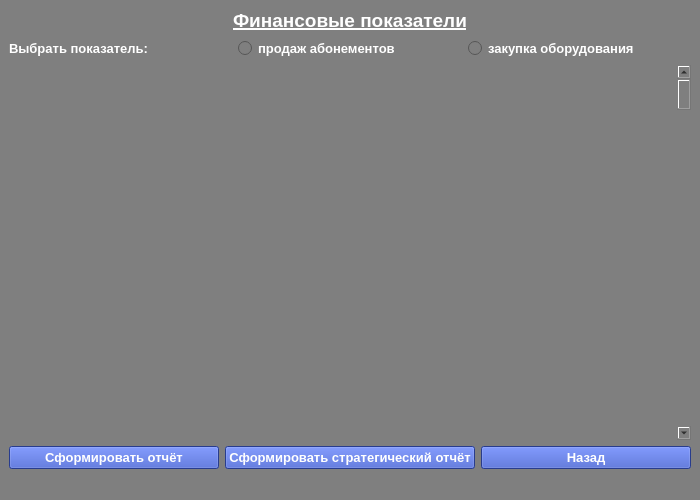
<?xml version="1.0" encoding="UTF-8"?>
<ui version="4.0">
 <class>MainWindow</class>
 <widget class="QMainWindow" name="MainWindow">
  <property name="geometry">
   <rect>
    <x>0</x>
    <y>0</y>
    <width>700</width>
    <height>500</height>
   </rect>
  </property>
  <property name="sizePolicy">
   <sizepolicy hsizetype="Minimum" vsizetype="Minimum">
    <horstretch>0</horstretch>
    <verstretch>0</verstretch>
   </sizepolicy>
  </property>
  <property name="windowTitle">
   <string>MainWindow</string>
  </property>
  <property name="styleSheet">
   <string notr="true">background-color: rgb(127, 127, 127);</string>
  </property>
  <widget class="QWidget" name="centralwidget">
   <layout class="QVBoxLayout" name="verticalLayout_2">
    <item>
     <widget class="QLabel" name="label">
      <property name="sizePolicy">
       <sizepolicy hsizetype="Minimum" vsizetype="Fixed">
        <horstretch>0</horstretch>
        <verstretch>0</verstretch>
       </sizepolicy>
      </property>
      <property name="font">
       <font>
        <pointsize>14</pointsize>
        <weight>75</weight>
        <bold>true</bold>
        <underline>true</underline>
       </font>
      </property>
      <property name="autoFillBackground">
       <bool>false</bool>
      </property>
      <property name="styleSheet">
       <string notr="true">color: rgb(255, 255, 255);</string>
      </property>
      <property name="text">
       <string>&lt;html&gt;&lt;head/&gt;&lt;body&gt;&lt;p align=&quot;center&quot;&gt;Финансовые показатели&lt;/p&gt;&lt;/body&gt;&lt;/html&gt;</string>
      </property>
      <property name="alignment">
       <set>Qt::AlignCenter</set>
      </property>
     </widget>
    </item>
    <item>
     <layout class="QHBoxLayout" name="horizontalLayout">
      <item>
       <widget class="QLabel" name="label_choose">
        <property name="font">
         <font>
          <pointsize>10</pointsize>
          <weight>75</weight>
          <bold>true</bold>
         </font>
        </property>
        <property name="styleSheet">
         <string notr="true">color: rgb(255, 255, 255);</string>
        </property>
        <property name="text">
         <string>Выбрать показатель:</string>
        </property>
       </widget>
      </item>
      <item>
       <widget class="QRadioButton" name="radioButton_tiskets">
        <property name="font">
         <font>
          <pointsize>10</pointsize>
          <weight>75</weight>
          <bold>true</bold>
         </font>
        </property>
        <property name="styleSheet">
         <string notr="true">color: rgb(255, 255, 255);</string>
        </property>
        <property name="text">
         <string>продаж абонементов</string>
        </property>
       </widget>
      </item>
      <item>
       <widget class="QRadioButton" name="radioButton_purchases">
        <property name="font">
         <font>
          <pointsize>10</pointsize>
          <weight>75</weight>
          <bold>true</bold>
         </font>
        </property>
        <property name="styleSheet">
         <string notr="true">color: rgb(255, 255, 255);</string>
        </property>
        <property name="text">
         <string>закупка оборудования</string>
        </property>
       </widget>
      </item>
     </layout>
    </item>
    <item>
     <layout class="QVBoxLayout" name="verticalLayout">
      <item alignment="Qt::AlignRight">
       <widget class="QScrollBar" name="verticalScrollBar">
        <property name="orientation">
         <enum>Qt::Vertical</enum>
        </property>
       </widget>
      </item>
      <item>
       <layout class="QHBoxLayout" name="horizontalLayout_3">
        <item>
         <widget class="QPushButton" name="pushButton_data">
          <property name="font">
           <font>
            <pointsize>10</pointsize>
            <weight>75</weight>
            <bold>true</bold>
           </font>
          </property>
          <property name="styleSheet">
           <string notr="true">color: rgb(255, 255, 255);
background-color: rgb(56, 84, 199);</string>
          </property>
          <property name="text">
           <string>Сформировать отчёт</string>
          </property>
         </widget>
        </item>
        <item>
         <widget class="QPushButton" name="pushButton_strat_data">
          <property name="font">
           <font>
            <pointsize>10</pointsize>
            <weight>75</weight>
            <bold>true</bold>
           </font>
          </property>
          <property name="styleSheet">
           <string notr="true">color: rgb(255, 255, 255);
background-color: rgb(56, 84, 199);</string>
          </property>
          <property name="text">
           <string>Сформировать стратегический отчёт</string>
          </property>
         </widget>
        </item>
        <item>
         <widget class="QPushButton" name="pushButton_back">
          <property name="font">
           <font>
            <pointsize>10</pointsize>
            <weight>75</weight>
            <bold>true</bold>
           </font>
          </property>
          <property name="styleSheet">
           <string notr="true">color: rgb(255, 255, 255);
background-color: rgb(56, 84, 197);</string>
          </property>
          <property name="text">
           <string>Назад</string>
          </property>
         </widget>
        </item>
       </layout>
      </item>
     </layout>
    </item>
   </layout>
  </widget>
  <widget class="QMenuBar" name="menubar">
   <property name="geometry">
    <rect>
     <x>0</x>
     <y>0</y>
     <width>700</width>
     <height>26</height>
    </rect>
   </property>
  </widget>
  <widget class="QStatusBar" name="statusbar"/>
 </widget>
 <resources/>
 <connections/>
</ui>
